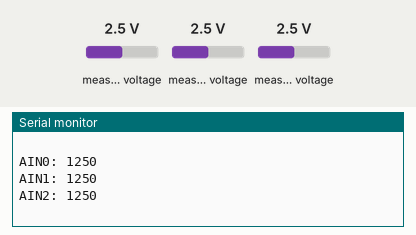
This sketch was run on a simulated Arduino Uno, built with avr-gcc and run on an emulated ATmega328P. On the bench: the last lines printed to the serial monitor. The test bench sets the inputs (shaded band); at power-on: measured voltage 2.5 V.

Above: at 1.2 s.
1.3 s: measured voltage (sensor 200) set to 0.1 V
2.8 s: measured voltage (sensor 201) set to 0.1 V
At 3.8 s:
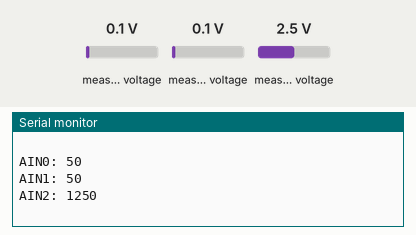
4.3 s: measured voltage (sensor 202) set to 0.1 V
At 5.6 s:
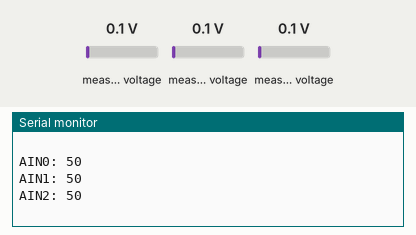
5.8 s: measured voltage (sensor 200) set to 1.2 V
7.3 s: measured voltage (sensor 201) set to 1.2 V
At 8.5 s:
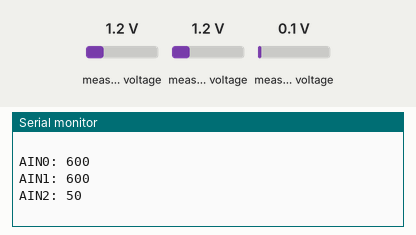
8.8 s: measured voltage (sensor 202) set to 1.2 V
At 9.6 s:
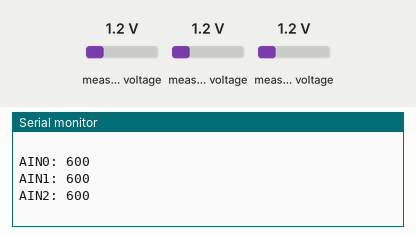
Timing chart, 0 to 11.3 s (numbered marks = the images above; inputs shaded):
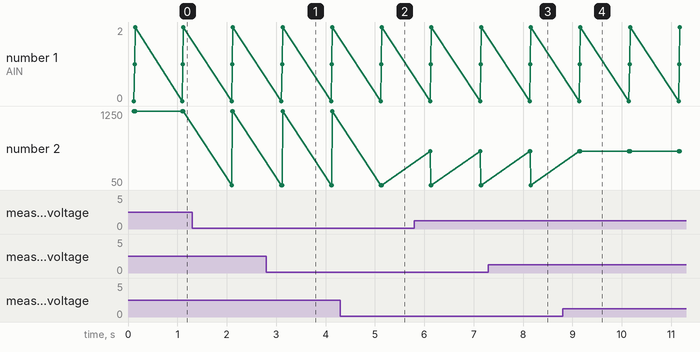

The sketch:

adctest.ino
```cpp
#include <Wire.h>
#include <Adafruit_ADS1015.h>

// Adafruit_ADS1115 ads;  /* Use this for the 16-bit version */
Adafruit_ADS1015 ads;     /* Use thi for the 12-bit version */

void setup(void)
{
  Serial.begin(9600);
  Serial.println("Hello!");

  Serial.println("Getting single-ended readings from AIN0..3");
  Serial.println("ADC Range: +/- 6.144V (1 bit = 3mV/ADS1015, 0.1875mV/ADS1115)");

  // The ADC input range (or gain) can be changed via the following
  // functions, but be careful never to exceed VDD +0.3V max, or to
  // exceed the upper and lower limits if you adjust the input range!
  // Setting these values incorrectly may destroy your ADC!
  //                                                                ADS1015  ADS1115
  //                                                                -------  -------
  // ads.setGain(GAIN_TWOTHIRDS);  // 2/3x gain +/- 6.144V  1 bit = 3mV      0.1875mV (default)
   ads.setGain(GAIN_ONE);        // 1x gain   +/- 4.096V  1 bit = 2mV      0.125mV
  // ads.setGain(GAIN_TWO);        // 2x gain   +/- 2.048V  1 bit = 1mV      0.0625mV
  // ads.setGain(GAIN_FOUR);       // 4x gain   +/- 1.024V  1 bit = 0.5mV    0.03125mV
  // ads.setGain(GAIN_EIGHT);      // 8x gain   +/- 0.512V  1 bit = 0.25mV   0.015625mV
  // ads.setGain(GAIN_SIXTEEN);    // 16x gain  +/- 0.256V  1 bit = 0.125mV  0.0078125mV

  ads.begin();
}

void loop(void)
{
  int16_t adc0, adc1, adc2, adc3;

  adc0 = ads.readADC_SingleEnded(0);
  adc1 = ads.readADC_SingleEnded(1);
  adc2 = ads.readADC_SingleEnded(2);
  Serial.print("AIN0: "); Serial.println(adc0);
  Serial.print("AIN1: "); Serial.println(adc1);
  Serial.print("AIN2: "); Serial.println(adc2);
  Serial.println(" ");

  delay(1000);
}
```

Measured:
- after the input at 2.8 s, the serial monitor: prints a new line after 0.32 s (image 1)
- after the input at 4.3 s, the serial monitor: prints a new line after 0.84 s (image 2)
- after the input at 7.3 s, the serial monitor: prints a new line after 0.85 s (image 3)
- after the input at 8.8 s, the serial monitor: prints a new line after 0.36 s (image 4)
